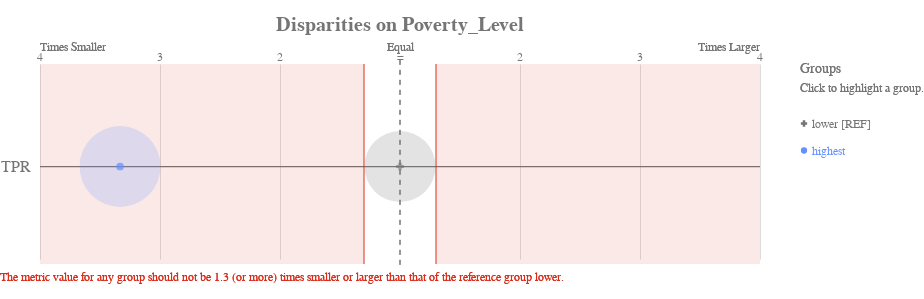

Notebook code for this chart:
### Code cell
ap.disparity(bdf_1, metrics, 'poverty_level', fairness_threshold = 1.3)

### Figure 1 — Vega-Lite specification as saved in the notebook (floating-point values rounded to 4 significant figures)
{"config": {"view": {"continuousWidth": 400, "continuousHeight": 300, "strokeWidth": 0}, "axisLeft": {"labelColor": "rgb(117,117,117)", "labelFont": "Arial", "labelFontSize": 16}, "title": {"align": "center", "baseline": "middle", "color": "rgb(117,117,117)", "font": "Arial", "fontSize": 20, "fontWeight": "bold"}}, "layer": [{"data": {"name": "data-00ac13c15038262a930aaba6584e6216"}, "mark": {"type": "rule", "stroke": "rgb(117,117,117)", "strokeWidth": 1.25, "tooltip": ""}, "encoding": {"x": {"type": "quantitative", "field": "x", "scale": {"domain": [-3, 3], "range": [40.0, 760.0]}}, "x2": {"field": "x2"}, "y": {"type": "nominal", "axis": {"domain": false, "labelAngle": 0, "labelPadding": -30, "orient": "left", "ticks": false, "title": ""}, "field": "metric", "scale": {"domain": ["TPR"], "range": [30, 225.0]}}}}, {"data": {"name": "data-79dd248bdaa0ea02c535240e8ad022c8"}, "mark": {"type": "rule", "stroke": "rgb(117,117,117)", "strokeDash": [5, 5], "strokeWidth": 1}, "encoding": {"tooltip": {"value": "lower [REF]"}, "x": {"value": 400.0}, "y": {"value": 20.83}, "y2": {"value": 229.2}}}, {"data": {"name": "data-3a1d065fd3aa317a7985f416b0b7774b"}, "mark": {"type": "text", "align": "center", "color": "rgb(117,117,117)", "font": "Arial", "fontSize": 12, "fontWeight": "normal", "tooltip": ""}, "encoding": {"text": {"type": "nominal", "field": "label"}, "x": {"type": "quantitative", "field": "value", "scale": {"domain": [-3, 3], "range": [40.0, 760.0]}}, "y": {"value": 17.5}}}, {"layer": [{"mark": {"type": "text", "align": "left", "fill": "rgb(117,117,117)", "font": "Arial", "fontSize": 12, "fontWeight": "normal", "tooltip": ""}, "encoding": {"text": {"value": "Times Smaller"}, "x": {"value": 40.0}, "y": {"value": 7.5}}}, {"mark": {"type": "text", "align": "right", "fill": "rgb(117,117,117)", "font": "Arial", "fontSize": 12, "fontWeight": "normal", "tooltip": ""}, "encoding": {"text": {"value": "Times Larger"}, "x": {"value": 760.0}, "y": {"value": 7.5}}}, {"mark": {"type": "text", "align": "center", "fill": "rgb(117,117,117)", "font": "Arial", "fontSize": 12, "fontWeight": "normal", "tooltip": ""}, "encoding": {"text": {"value": "Equal"}, "x": {"value": 400.0}, "y": {"value": 7.5}}}], "data": {"name": "data-79dd248bdaa0ea02c535240e8ad022c8"}}, {"layer": [{"mark": {"type": "rule", "opacity": 0.8, "stroke": "rgb(217, 46, 28)", "strokeWidth": 1.25, "tooltip": ""}, "encoding": {"x": {"type": "quantitative", "field": "min", "scale": {"domain": [-3, 3], "range": [40.0, 760.0]}}, "y": {"value": 25.0}, "y2": {"value": 225.0}}}, {"mark": {"type": "rule", "opacity": 0.8, "stroke": "rgb(217, 46, 28)", "strokeWidth": 1.25, "tooltip": ""}, "encoding": {"x": {"type": "quantitative", "field": "max", "scale": {"domain": [-3, 3], "range": [40.0, 760.0]}}, "y": {"value": 25.0}, "y2": {"value": 225.0}}}, {"layer": [{"mark": {"type": "rect", "fill": "rgb(217, 46, 28)", "opacity": 0.1, "tooltip": ""}, "encoding": {"x": {"type": "quantitative", "field": "min", "scale": {"domain": [-3, 3], "range": [40.0, 760.0]}}, "x2": {"field": "lower_end"}, "y": {"value": 25.0}, "y2": {"value": 225.0}}}, {"mark": {"type": "rect", "fill": "rgb(217, 46, 28)", "opacity": 0.1, "tooltip": ""}, "encoding": {"x": {"type": "quantitative", "field": "max", "scale": {"domain": [-3, 3], "range": [40.0, 760.0]}}, "x2": {"field": "upper_end"}, "y": {"value": 25.0}, "y2": {"value": 225.0}}}]}, {"data": {"name": "data-79dd248bdaa0ea02c535240e8ad022c8"}, "mark": {"type": "text", "align": "left", "baseline": "top", "fill": "rgb(217, 46, 28)", "font": "Arial", "fontSize": 12, "fontWeight": "normal", "tooltip": ""}, "encoding": {"text": {"value": "The metric value for any group should not be 1.3 (or more) times smaller or larger than that of the reference group lower."}, "x": {"value": 0}, "y": {"value": 233.3}}}], "data": {"name": "data-c630af60ccfdede051fcc4a90fc2e3c6"}}, {"layer": [{"mark": "circle"}, {"data": {"name": "data-6f09a334a6a366748eb2ce14fc7e86f4"}, "mark": {"type": "circle", "opacity": 0.2}, "encoding": {"color": {"condition": {"type": "nominal", "field": "attribute_value", "legend": null, "scale": {"domain": ["lower", "highest"], "range": ["rgb(117,117,117)", "rgb(100, 143, 255)", "rgb(254, 97, 0)", "rgb(220, 38, 127)", "rgb(255, 176, 0)", "rgb(120, 94, 240)"]}, "selection": "selector129"}, "value": "rgb(224,224,224)"}, "size": {"type": "quantitative", "field": "group_size", "legend": null, "scale": {"domain": [0, 11970.0], "range": [0, 7854.0]}}, "tooltip": [{"type": "nominal", "field": "attribute_value", "title": "Group"}, {"type": "nominal", "field": "tooltip_group_size", "title": "Group Size"}, {"type": "nominal", "field": "tooltip_disparity_explanation_tpr", "title": "Disparity"}, {"type": "quantitative", "field": "tpr", "format": ".2f", "title": "TPR"}], "x": {"type": "quantitative", "axis": {"domain": false, "labels": false, "ticks": false, "title": null, "values": [1, 2, 3, -3, -2, -1]}, "field": "tpr_disparity_scaled", "scale": {"domain": [-3, 3], "range": [40.0, 760.0]}}, "y": {"type": "nominal", "axis": {"domain": false, "grid": false, "labels": false, "ticks": false, "title": " "}, "field": "metric_variable", "scale": {"domain": ["TPR"], "range": [30, 225.0]}}}, "selection": {"selector131": {"type": "multi", "empty": "all", "fields": ["attribute_value"]}}, "transform": [{"calculate": "'TPR'", "as": "metric_variable"}]}, {"layer": [{"mark": "point"}, {"data": {"name": "data-6f09a334a6a366748eb2ce14fc7e86f4"}, "mark": {"type": "point", "filled": true, "size": 60}, "encoding": {"color": {"condition": {"type": "nominal", "field": "attribute_value", "legend": null, "scale": {"domain": ["lower", "highest"], "range": ["rgb(117,117,117)", "rgb(100, 143, 255)", "rgb(254, 97, 0)", "rgb(220, 38, 127)", "rgb(255, 176, 0)", "rgb(120, 94, 240)"]}, "selection": "selector129"}, "value": "rgb(224,224,224)"}, "shape": {"type": "nominal", "field": "attribute_value", "legend": null, "scale": {"domain": ["lower", "highest"], "range": ["cross", "circle"]}}, "tooltip": [{"type": "nominal", "field": "attribute_value", "title": "Group"}, {"type": "nominal", "field": "tooltip_group_size", "title": "Group Size"}, {"type": "nominal", "field": "tooltip_disparity_explanation_tpr", "title": "Disparity"}, {"type": "quantitative", "field": "tpr", "format": ".2f", "title": "TPR"}], "x": {"type": "quantitative", "axis": {"domain": false, "labels": false, "ticks": false, "title": null, "values": [1, 2, 3, -3, -2, -1]}, "field": "tpr_disparity_scaled", "scale": {"domain": [-3, 3], "range": [40.0, 760.0]}}, "y": {"type": "nominal", "axis": {"domain": false, "grid": false, "labels": false, "ticks": false, "title": " "}, "field": "metric_variable", "scale": {"domain": ["TPR"], "range": [30, 225.0]}}}, "selection": {"selector130": {"type": "multi", "empty": "all", "fields": ["attribute_value"]}}, "transform": [{"calculate": "'TPR'", "as": "metric_variable"}]}]}]}, {"layer": [{"mark": {"type": "point", "filled": true, "opacity": 1, "size": 39.48}, "encoding": {"color": {"condition": {"type": "nominal", "field": "attribute_value", "legend": null, "scale": {"domain": ["lower", "highest"], "range": ["rgb(117,117,117)", "rgb(100, 143, 255)", "rgb(254, 97, 0)", "rgb(220, 38, 127)", "rgb(255, 176, 0)", "rgb(120, 94, 240)"]}, "selection": "selector129"}, "value": "rgb(224,224,224)"}, "shape": {"type": "nominal", "field": "attribute_value", "legend": null, "scale": {"domain": ["lower", "highest"], "range": ["cross", "circle"]}}, "x": {"value": 804}, "y": {"type": "nominal", "axis": {"domain": false, "grid": false, "labels": false, "ticks": false, "title": " "}, "field": "attribute_value", "scale": {"domain": ["lower", "highest"], "range": [71, 125]}}}, "selection": {"selector129": {"type": "multi", "empty": "all", "fields": ["attribute_value"]}}}, {"mark": {"type": "text", "align": "left", "baseline": "middle", "font": "Arial", "fontSize": 12, "fontWeight": "normal"}, "encoding": {"color": {"condition": {"type": "nominal", "field": "attribute_value", "legend": null, "scale": {"domain": ["lower", "highest"], "range": ["rgb(117,117,117)", "rgb(100, 143, 255)", "rgb(254, 97, 0)", "rgb(220, 38, 127)", "rgb(255, 176, 0)", "rgb(120, 94, 240)"]}, "selection": "selector129"}, "value": "rgb(224,224,224)"}, "text": {"type": "nominal", "field": "label"}, "x": {"value": 812}, "y": {"type": "nominal", "axis": {"domain": false, "grid": false, "labels": false, "ticks": false, "title": " "}, "field": "attribute_value", "scale": {"domain": ["lower", "highest"], "range": [71, 125]}}}, "selection": {"selector132": {"type": "multi", "empty": "all", "fields": ["attribute_value"]}}}, {"data": {"name": "data-79dd248bdaa0ea02c535240e8ad022c8"}, "mark": {"type": "text", "align": "left", "baseline": "middle", "color": "rgb(117,117,117)", "font": "Arial", "fontSize": 12, "fontWeight": "normal"}, "encoding": {"text": {"value": "Click to highlight a group."}, "x": {"value": 800}, "y": {"value": 49}}}, {"data": {"name": "data-79dd248bdaa0ea02c535240e8ad022c8"}, "mark": {"type": "text", "align": "left", "baseline": "middle", "color": "rgb(117,117,117)", "font": "Arial", "fontSize": 14, "fontWeight": "normal"}, "encoding": {"text": {"value": "Groups"}, "x": {"value": 800}, "y": {"value": 30}}}], "data": {"name": "data-a5ebce136adcce28635ff1807ca7d132"}}], "height": 250, "padding": {"top": 15, "bottom": 10}, "resolve": {"scale": {"size": "independent", "y": "independent"}}, "title": "Disparities on Poverty_Level", "width": 800, "$schema": "https://vega.github.io/schema/vega-lite/v4.8.1.json", "datasets": {"data-00ac13c15038262a930aaba6584e6216": [{"metric": "TPR", "x": -3, "x2": 3}], "data-79dd248bdaa0ea02c535240e8ad022c8": [{"a": 1, "b": 0}, {"a": 1, "b": 0}], "data-3a1d065fd3aa317a7985f416b0b7774b": [{"value": 1, "label": 2}, {"value": 2, "label": 3}, {"value": 3, "label": 4}, {"value": -3, "label": 4}, {"value": -2, "label": 3}, {"value": -1, "label": 2}, {"value": 0, "label": "="}], "data-c630af60ccfdede051fcc4a90fc2e3c6": [{"min": -0.3, "max": 0.3, "lower_end": -3, "upper_end": 3}], "data-6f09a334a6a366748eb2ce14fc7e86f4": [{"attribute_name": "poverty_level", "attribute_value": "highest", "group_size": 9973, "total_entities": 17677, "tpr": 0.04242, "tpr_disparity": 0.3001, "tpr_disparity_scaled": -2.333, "tooltip_group_size": "9,973 (56.42%)", "tooltip_disparity_explanation_tpr": "3.33 times smaller TPR than the reference group"}, {"attribute_name": "poverty_level", "attribute_value": "lower", "group_size": 7704, "total_entities": 17677, "tpr": 0.1414, "tpr_disparity": 1.0, "tpr_disparity_scaled": 0.0, "tooltip_group_size": "7,704 (43.58%)", "tooltip_disparity_explanation_tpr": "Reference group"}], "data-a5ebce136adcce28635ff1807ca7d132": [{"attribute_value": "lower", "label": "lower [REF]"}, {"attribute_value": "highest", "label": "highest"}]}}
